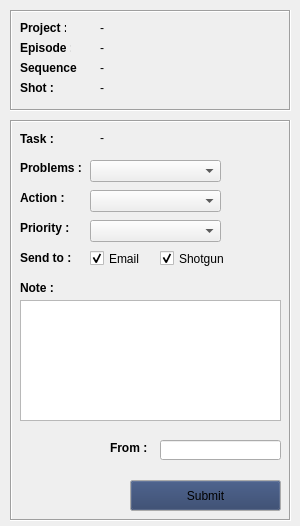
<?xml version="1.0" encoding="UTF-8"?>
<ui version="4.0">
 <class>OpenNoteWindows</class>
 <widget class="QMainWindow" name="OpenNoteWindows">
  <property name="geometry">
   <rect>
    <x>0</x>
    <y>0</y>
    <width>300</width>
    <height>526</height>
   </rect>
  </property>
  <property name="windowTitle">
   <string>Open Note Tool v.1.0</string>
  </property>
  <widget class="QWidget" name="centralwidget">
   <widget class="QFrame" name="frame">
    <property name="geometry">
     <rect>
      <x>10</x>
      <y>10</y>
      <width>281</width>
      <height>101</height>
     </rect>
    </property>
    <property name="frameShape">
     <enum>QFrame::Box</enum>
    </property>
    <property name="frameShadow">
     <enum>QFrame::Sunken</enum>
    </property>
    <widget class="QLabel" name="label">
     <property name="geometry">
      <rect>
       <x>10</x>
       <y>10</y>
       <width>46</width>
       <height>16</height>
      </rect>
     </property>
     <property name="font">
      <font>
       <weight>75</weight>
       <bold>true</bold>
      </font>
     </property>
     <property name="text">
      <string>Project : </string>
     </property>
    </widget>
    <widget class="QLabel" name="label_4">
     <property name="geometry">
      <rect>
       <x>10</x>
       <y>30</y>
       <width>51</width>
       <height>16</height>
      </rect>
     </property>
     <property name="font">
      <font>
       <weight>75</weight>
       <bold>true</bold>
      </font>
     </property>
     <property name="text">
      <string>Episode : </string>
     </property>
    </widget>
    <widget class="QLabel" name="label_5">
     <property name="geometry">
      <rect>
       <x>10</x>
       <y>50</y>
       <width>61</width>
       <height>16</height>
      </rect>
     </property>
     <property name="font">
      <font>
       <weight>75</weight>
       <bold>true</bold>
      </font>
     </property>
     <property name="text">
      <string>Sequence : </string>
     </property>
    </widget>
    <widget class="QLabel" name="project_label">
     <property name="geometry">
      <rect>
       <x>90</x>
       <y>10</y>
       <width>171</width>
       <height>16</height>
      </rect>
     </property>
     <property name="text">
      <string>-</string>
     </property>
    </widget>
    <widget class="QLabel" name="label_7">
     <property name="geometry">
      <rect>
       <x>10</x>
       <y>70</y>
       <width>46</width>
       <height>16</height>
      </rect>
     </property>
     <property name="font">
      <font>
       <weight>75</weight>
       <bold>true</bold>
      </font>
     </property>
     <property name="text">
      <string>Shot : </string>
     </property>
    </widget>
    <widget class="QLabel" name="episode_label">
     <property name="geometry">
      <rect>
       <x>90</x>
       <y>30</y>
       <width>171</width>
       <height>16</height>
      </rect>
     </property>
     <property name="text">
      <string>-</string>
     </property>
    </widget>
    <widget class="QLabel" name="sequence_label">
     <property name="geometry">
      <rect>
       <x>90</x>
       <y>50</y>
       <width>141</width>
       <height>16</height>
      </rect>
     </property>
     <property name="text">
      <string>-</string>
     </property>
    </widget>
    <widget class="QLabel" name="shot_label">
     <property name="geometry">
      <rect>
       <x>90</x>
       <y>70</y>
       <width>151</width>
       <height>16</height>
      </rect>
     </property>
     <property name="text">
      <string>-</string>
     </property>
    </widget>
   </widget>
   <widget class="QFrame" name="frame_4">
    <property name="geometry">
     <rect>
      <x>10</x>
      <y>120</y>
      <width>281</width>
      <height>401</height>
     </rect>
    </property>
    <property name="frameShape">
     <enum>QFrame::Box</enum>
    </property>
    <property name="frameShadow">
     <enum>QFrame::Sunken</enum>
    </property>
    <widget class="QPushButton" name="submit_pushButton">
     <property name="geometry">
      <rect>
       <x>120</x>
       <y>360</y>
       <width>151</width>
       <height>31</height>
      </rect>
     </property>
     <property name="palette">
      <palette>
       <active>
        <colorrole role="Button">
         <brush brushstyle="SolidPattern">
          <color alpha="255">
           <red>40</red>
           <green>60</green>
           <blue>100</blue>
          </color>
         </brush>
        </colorrole>
       </active>
       <inactive>
        <colorrole role="Button">
         <brush brushstyle="SolidPattern">
          <color alpha="255">
           <red>40</red>
           <green>60</green>
           <blue>100</blue>
          </color>
         </brush>
        </colorrole>
       </inactive>
       <disabled>
        <colorrole role="Button">
         <brush brushstyle="SolidPattern">
          <color alpha="255">
           <red>40</red>
           <green>60</green>
           <blue>100</blue>
          </color>
         </brush>
        </colorrole>
       </disabled>
      </palette>
     </property>
     <property name="text">
      <string>Submit</string>
     </property>
    </widget>
    <widget class="QLabel" name="label_10">
     <property name="geometry">
      <rect>
       <x>10</x>
       <y>160</y>
       <width>51</width>
       <height>16</height>
      </rect>
     </property>
     <property name="font">
      <font>
       <weight>75</weight>
       <bold>true</bold>
      </font>
     </property>
     <property name="text">
      <string>Note : </string>
     </property>
    </widget>
    <widget class="QPlainTextEdit" name="openNote_plainTextEdit">
     <property name="geometry">
      <rect>
       <x>10</x>
       <y>180</y>
       <width>261</width>
       <height>121</height>
      </rect>
     </property>
    </widget>
    <widget class="QLabel" name="label_11">
     <property name="geometry">
      <rect>
       <x>10</x>
       <y>11</y>
       <width>51</width>
       <height>16</height>
      </rect>
     </property>
     <property name="font">
      <font>
       <weight>75</weight>
       <bold>true</bold>
      </font>
     </property>
     <property name="text">
      <string>Task :</string>
     </property>
    </widget>
    <widget class="QLineEdit" name="from_lineEdit">
     <property name="geometry">
      <rect>
       <x>150</x>
       <y>320</y>
       <width>121</width>
       <height>20</height>
      </rect>
     </property>
     <property name="text">
      <string/>
     </property>
    </widget>
    <widget class="QLabel" name="label_12">
     <property name="geometry">
      <rect>
       <x>100</x>
       <y>320</y>
       <width>51</width>
       <height>16</height>
      </rect>
     </property>
     <property name="font">
      <font>
       <weight>75</weight>
       <bold>true</bold>
      </font>
     </property>
     <property name="text">
      <string>From : </string>
     </property>
    </widget>
    <widget class="QLabel" name="label_13">
     <property name="geometry">
      <rect>
       <x>10</x>
       <y>40</y>
       <width>61</width>
       <height>16</height>
      </rect>
     </property>
     <property name="font">
      <font>
       <weight>75</weight>
       <bold>true</bold>
      </font>
     </property>
     <property name="text">
      <string>Problems : </string>
     </property>
    </widget>
    <widget class="QComboBox" name="problem_comboBox">
     <property name="geometry">
      <rect>
       <x>80</x>
       <y>40</y>
       <width>131</width>
       <height>22</height>
      </rect>
     </property>
    </widget>
    <widget class="QLabel" name="cache_label">
     <property name="geometry">
      <rect>
       <x>90</x>
       <y>10</y>
       <width>151</width>
       <height>16</height>
      </rect>
     </property>
     <property name="text">
      <string>-</string>
     </property>
    </widget>
    <widget class="QLabel" name="label_14">
     <property name="geometry">
      <rect>
       <x>10</x>
       <y>70</y>
       <width>61</width>
       <height>16</height>
      </rect>
     </property>
     <property name="font">
      <font>
       <weight>75</weight>
       <bold>true</bold>
      </font>
     </property>
     <property name="text">
      <string>Action : </string>
     </property>
    </widget>
    <widget class="QComboBox" name="action_comboBox">
     <property name="geometry">
      <rect>
       <x>80</x>
       <y>70</y>
       <width>131</width>
       <height>22</height>
      </rect>
     </property>
    </widget>
    <widget class="QLabel" name="label_15">
     <property name="geometry">
      <rect>
       <x>10</x>
       <y>100</y>
       <width>61</width>
       <height>16</height>
      </rect>
     </property>
     <property name="font">
      <font>
       <weight>75</weight>
       <bold>true</bold>
      </font>
     </property>
     <property name="text">
      <string>Priority : </string>
     </property>
    </widget>
    <widget class="QComboBox" name="priority_comboBox">
     <property name="geometry">
      <rect>
       <x>80</x>
       <y>100</y>
       <width>131</width>
       <height>22</height>
      </rect>
     </property>
    </widget>
    <widget class="QCheckBox" name="email_checkBox">
     <property name="geometry">
      <rect>
       <x>80</x>
       <y>130</y>
       <width>70</width>
       <height>17</height>
      </rect>
     </property>
     <property name="text">
      <string>Email</string>
     </property>
     <property name="checked">
      <bool>true</bool>
     </property>
    </widget>
    <widget class="QCheckBox" name="shotgun_checkBox">
     <property name="geometry">
      <rect>
       <x>150</x>
       <y>130</y>
       <width>70</width>
       <height>17</height>
      </rect>
     </property>
     <property name="text">
      <string>Shotgun</string>
     </property>
     <property name="checked">
      <bool>true</bool>
     </property>
    </widget>
    <widget class="QLabel" name="label_16">
     <property name="geometry">
      <rect>
       <x>10</x>
       <y>130</y>
       <width>61</width>
       <height>16</height>
      </rect>
     </property>
     <property name="font">
      <font>
       <weight>75</weight>
       <bold>true</bold>
      </font>
     </property>
     <property name="text">
      <string>Send to : </string>
     </property>
    </widget>
   </widget>
  </widget>
 </widget>
 <resources/>
 <connections/>
</ui>
